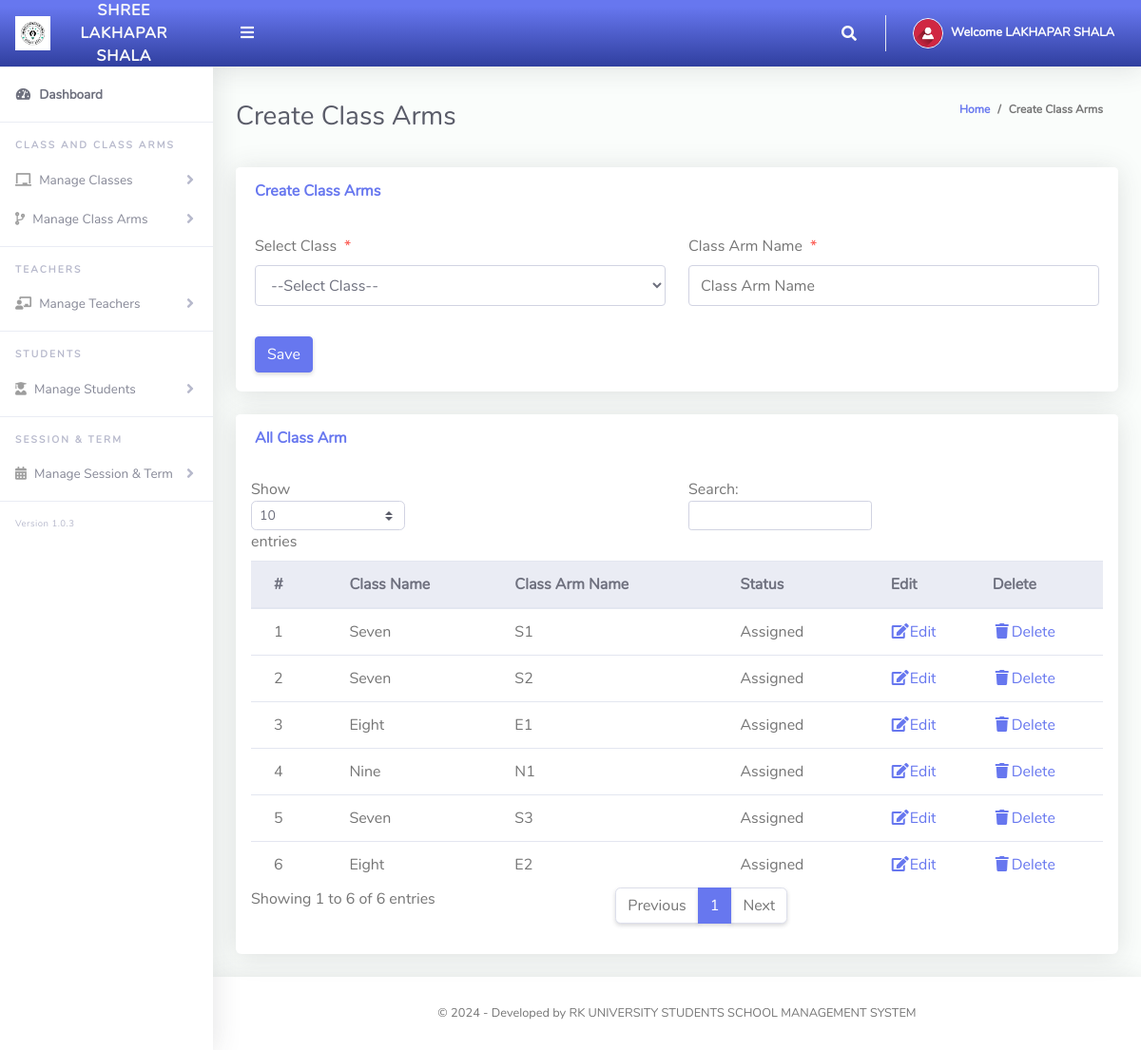
/Admin/createClassArms.php (signed in), run on the app's committed database.
### tables this page shows
CREATE TABLE `tblclassarms` (
  `Id` int(10) NOT NULL,
  `classId` varchar(10) NOT NULL,
  `classArmName` varchar(255) NOT NULL,
  `isAssigned` varchar(10) NOT NULL
);

CREATE TABLE `tblclass` (
  `Id` int(10) NOT NULL,
  `className` varchar(255) NOT NULL
);

### Admin/createClassArms.php (the view, shortened to what this page needs)
<?php
include '../Includes/dbcon.php';
?>
<!DOCTYPE html>
<html lang="en">
<head>
  <link href="../vendor/fontawesome-free/css/all.min.css" rel="stylesheet" type="text/css">
  <link href="../vendor/bootstrap/css/bootstrap.min.css" rel="stylesheet" type="text/css">
  <link href="css/ruang-admin.min.css" rel="stylesheet">
</head>
<body id="page-top">
  <div id="wrapper">
      <?php include "Includes/sidebar.php";?>
    <div id="content-wrapper" class="d-flex flex-column">
      <div id="content">
       <?php include "Includes/topbar.php";?>
        <div class="container-fluid" id="container-wrapper">
          <div class="d-sm-flex align-items-center justify-content-between mb-4">
            <h1 class="h3 mb-0 text-gray-800">Create Class Arms</h1>
            <ol class="breadcrumb">
              <li class="breadcrumb-item"><a href="./">Home</a></li>
              <li class="breadcrumb-item active" aria-current="page">Create Class Arms</li>
            </ol>
          </div>
          <div class="row">
            <div class="col-lg-12">
              <div class="card mb-4">
                <div class="card-header py-3 d-flex flex-row align-items-center justify-content-between">
                  <h6 class="m-0 font-weight-bold text-primary">Create Class Arms</h6>
                </div>
                <div class="card-body">
                  <form method="post">
                    <div class="form-group row mb-3">
                        <div class="col-xl-6">
                        <label class="form-control-label">Select Class<span class="text-danger ml-2">*</span></label>
                         <?php
                        $qry= "SELECT * FROM tblclass ORDER BY className ASC";
                        $result = $conn->query($qry);
                        $num = $result->num_rows;
                        if ($num > 0){
                          echo ' <select required name="classId" class="form-control mb-3">';
                          echo'<option value="">--Select Class--</option>';
                                  echo '</select>';
                              }
                            ?>
                        </div>
                        <div class="col-xl-6">
                        <label class="form-control-label">Class Arm Name<span class="text-danger ml-2">*</span></label>
                      <input type="text" class="form-control" name="classArmName" value="<?php echo $row['classArmName'];?>" id="exampleInputFirstName" placeholder="Class Arm Name">
                        </div>
                    </div>
                      <?php
                    if (isset($Id))
                    {
                    ?>
                    <button type="submit" name="update" class="btn btn-warning">Update</button>
                    &nbsp;&nbsp;&nbsp;&nbsp;&nbsp;&nbsp;&nbsp;&nbsp;&nbsp;&nbsp;
                    <?php
                    } else {
                    ?>
                    <button type="submit" name="save" class="btn btn-primary">Save</button>
                    <?php
                    }
                    ?>
                  </form>
                </div>
              </div>
                 <div class="row">
              <div class="col-lg-12">
              <div class="card mb-4">
                <div class="card-header py-3 d-flex flex-row align-items-center justify-content-between">
                  <h6 class="m-0 font-weight-bold text-primary">All Class Arm</h6>
                </div>
                <div class="table-responsive p-3">
                  <table class="table align-items-center table-flush table-hover" id="dataTableHover">
                    <thead class="thead-light">
                      <tr>
                        <th>#</th>
                        <th>Class Name</th>
                        <th>Class Arm Name</th>
                         <th>Status</th>
                        <th>Edit</th>
                        <th>Delete</th>
                      </tr>
                    </thead>
                    <tbody>
                  <?php
                      $query = "SELECT tblclassarms.Id,tblclassarms.isAssigned,tblclass.className,tblclassarms.classArmName
                      FROM tblclassarms
                      INNER JOIN tblclass ON tblclass.Id = tblclassarms.classId";
                      $rs = $conn->query($query);
                      $num = $rs->num_rows;
                      $sn=0;
                      $status="";
                      if($num > 0)
                      {
                        while ($rows = $rs->fetch_assoc())
                          {
                              if($rows['isAssigned'] == '1'){$status = "Assigned";}else{$status = "UnAssigned";}
                             $sn = $sn + 1;
                            echo"
                              <tr>
                                <td>".$sn."</td>
                                <td>".$rows['className']."</td>
                                <td>".$rows['classArmName']."</td>
                                <td>".$status."</td>
                                <td><a href='?action=edit&Id=".$rows['Id']."'><i class='fas fa-fw fa-edit'></i>Edit</a></td>
                                <td><a href='?action=delete&Id=".$rows['Id']."'><i class='fas fa-fw fa-trash'></i>Delete</a></td>
                              </tr>";
                          }
                      }
                      else
                      {
                           echo
                           "<div class='alert alert-danger' role='alert'>
                            No Record Found!
                            </div>";
                      }
                      ?>
                    </tbody>
                  </table>
                </div>
              </div>
            </div>
            </div>
          </div>
        </div>
      </div>
       <?php include "Includes/footer.php";?>
    </div>
  </div>
</body>
</html>

### Admin/Includes/topbar.php (shortened to what this page needs)
<?php
  $query = "SELECT * FROM tbladmin WHERE Id = ".$_SESSION['userId']."";
  $rs = $conn->query($query);
  $rows = $rs->fetch_assoc();
  $fullName = $rows['firstName']." ".$rows['lastName'];
?>
<nav class="navbar navbar-expand navbar-light bg-gradient-primary topbar mb-4 static-top">
          <button id="sidebarToggleTop" class="btn btn-link rounded-circle mr-3">
            <i class="fa fa-bars"></i>
          </button>
          <ul class="navbar-nav ml-auto">
            <li class="nav-item dropdown no-arrow">
              <a class="nav-link dropdown-toggle" href="#" id="searchDropdown" role="button" data-toggle="dropdown"
                aria-haspopup="true" aria-expanded="false">
                <i class="fas fa-search fa-fw"></i>
              </a>
            </li>
            <li class="nav-item dropdown no-arrow">
              <a class="nav-link dropdown-toggle" href="#" id="userDropdown" role="button" data-toggle="dropdown"
                aria-haspopup="true" aria-expanded="false">
                <img class="img-profile rounded-circle" src="img/user-icn.png" style="max-width: 60px">
                <span class="ml-2 d-none d-lg-inline text-white small"><b>Welcome <?php echo $fullName;?></b></span>
              </a>
            </li>
          </ul>
        </nav>

### data on the page
tblclassarms: classId.className "Seven", classArmName "S1", isAssigned "Assigned"
tblclassarms: classId.className "Seven", classArmName "S2", isAssigned "Assigned"
tblclassarms: classId.className "Eight", classArmName "E1", isAssigned "Assigned"
tblclassarms: classId.className "Nine", classArmName "N1", isAssigned "Assigned"
tblclassarms: classId.className "Seven", classArmName "S3", isAssigned "Assigned"
tblclassarms: classId.className "Eight", classArmName "E2", isAssigned "Assigned"

### other printed values
$fullName "LAKHAPAR SHALA"
